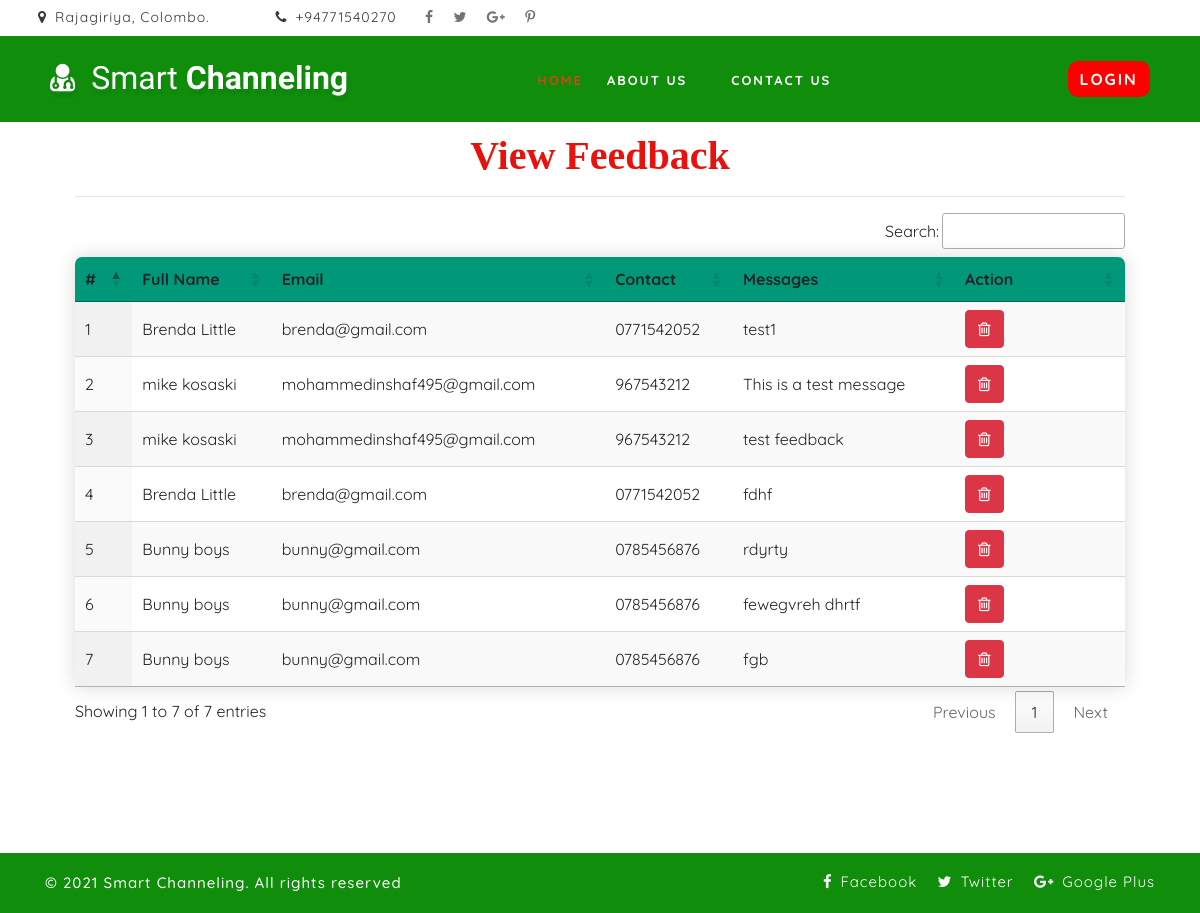
/view_feedback, run on the app's committed database.
### smartapp/models.py (models this page shows, shortened)
class Feedback(models.Model):
    user = models.ForeignKey(UserProfile, on_delete=models.CASCADE, null=True)
    messages = models.TextField(null=True)
    date = models.DateField(null=True)

class UserProfile(models.Model):
    user = models.ForeignKey(User, on_delete=models.CASCADE, null=True)
    contact = models.CharField(max_length=100, null=True)
    nic = models.CharField(max_length=14, null=True)
    address = models.CharField(max_length=100, null=True)
    dob = models.DateField(null=True)
    image = models.FileField(upload_to=user_directory_path, null=True)
    prime_subscription = models.DateField(null=True, blank=True)

### smartapp/views.py (the view)
# urls.py: path('view_feedback', views.View_feedback, name="view_feedback"),
def View_feedback(request):
    fb = Feedback.objects.all()
    d = {'fb': fb}
    return render(request, 'view_feedback.html',d)

### smartapp/templates/view_feedback.html (shortened to what this page needs)
{% extends 'index.html' %}
{% load static %}
{% block body %}
<div class="container-fluid" style="width:90%;margin-top:8%">
                    <div class="container-fluid">
                        <h1 align="center" style="font-weight:bold;font-family:Garamond, serif; color : #E6120E ;margin-top:4%">View Feedback</h1>
                         </div><hr>
                                <table id="example" class="display tbc" style="width:100%">
                                  <thead>
                                    <tr>
                                      <th>#</th>
                                      <th>Full Name</th>
                                      <th>Email</th>
                                      <th>Contact</th>
                                      <th>Messages</th>
                                      <th>Action</th>
                                  </tr>
                              </thead>
                              <tbody>
                              {% for i in fb %}
                                <tr>
                                  <td>{{forloop.counter}}</td>
                                  <td>{{i.user.user.first_name}} {{i.user.user.last_name}}</td>
                                  <td>{{i.user.user.email}}</td>
                                  <td>{{i.user.contact}}</td>
                                  <td>{{i.messages}}</td>
                                  <td style="width:150px">
                                    <a href="#" onclick="myFunction(this)" data-url="{% url 'delete_feedback' i.id %}" data-toggle="tooltip" data-toggle="tooltip" data-placement="top" title="Delete">
                                      <button class="btn btn-danger del"><i class="fa fa-trash-o"></i></button></a></td>
                              </tr>
                              {% endfor %}
                          </tbody>
                      </table>
                  </div><br><br><br><br>
{% endblock %}

### smartapp/static/css/style.css (style rules this page uses)
body { padding: 0; margin: 0; background: #FFF; font-family: 'Quicksand', sans-serif; }
body a, body button { transition: 0.5s all; -webkit-transition: 0.5s all; -moz-transition: 0.5s all; -o-transition: 0.5s all; -ms-transition: 0.5s all; text-decoration: none; }
html { scroll-behavior: smooth; }
.tbc { border-collapse: collapse; border-radius: 7px 7px 0 0; overflow:hidden; box-shadow: 0 0 20px rgba(0, 0, 0, 0.15); }
.tbc thead tr { background-color:#009879 }
h1, h2, h3, h4, h5, h6 { margin: 0; padding: 0; font-family: 'Mukta', sans-serif; }

### data on the page
Feedback: user.user.first_name "Brenda", user.user.last_name "Little", user.user.email "brenda@gmail.com", user.contact "0771542052", messages "test1"
Feedback: user.user.first_name "mike", user.user.last_name "kosaski", user.user.email "mohammedinshaf495@gmail.com", user.contact "967543212", messages "This is a test message"
Feedback: user.user.first_name "mike", user.user.last_name "kosaski", user.user.email "mohammedinshaf495@gmail.com", user.contact "967543212", messages "test feedback"
Feedback: user.user.first_name "Brenda", user.user.last_name "Little", user.user.email "brenda@gmail.com", user.contact "0771542052", messages "fdhf"
Feedback: user.user.first_name "Bunny", user.user.last_name "boys", user.user.email "bunny@gmail.com", user.contact "0785456876", messages "rdyrty"
Feedback: user.user.first_name "Bunny", user.user.last_name "boys", user.user.email "bunny@gmail.com", user.contact "0785456876", messages "fewegvreh dhrtf"
Feedback: user.user.first_name "Bunny", user.user.last_name "boys", user.user.email "bunny@gmail.com", user.contact "0785456876", messages "fgb"
